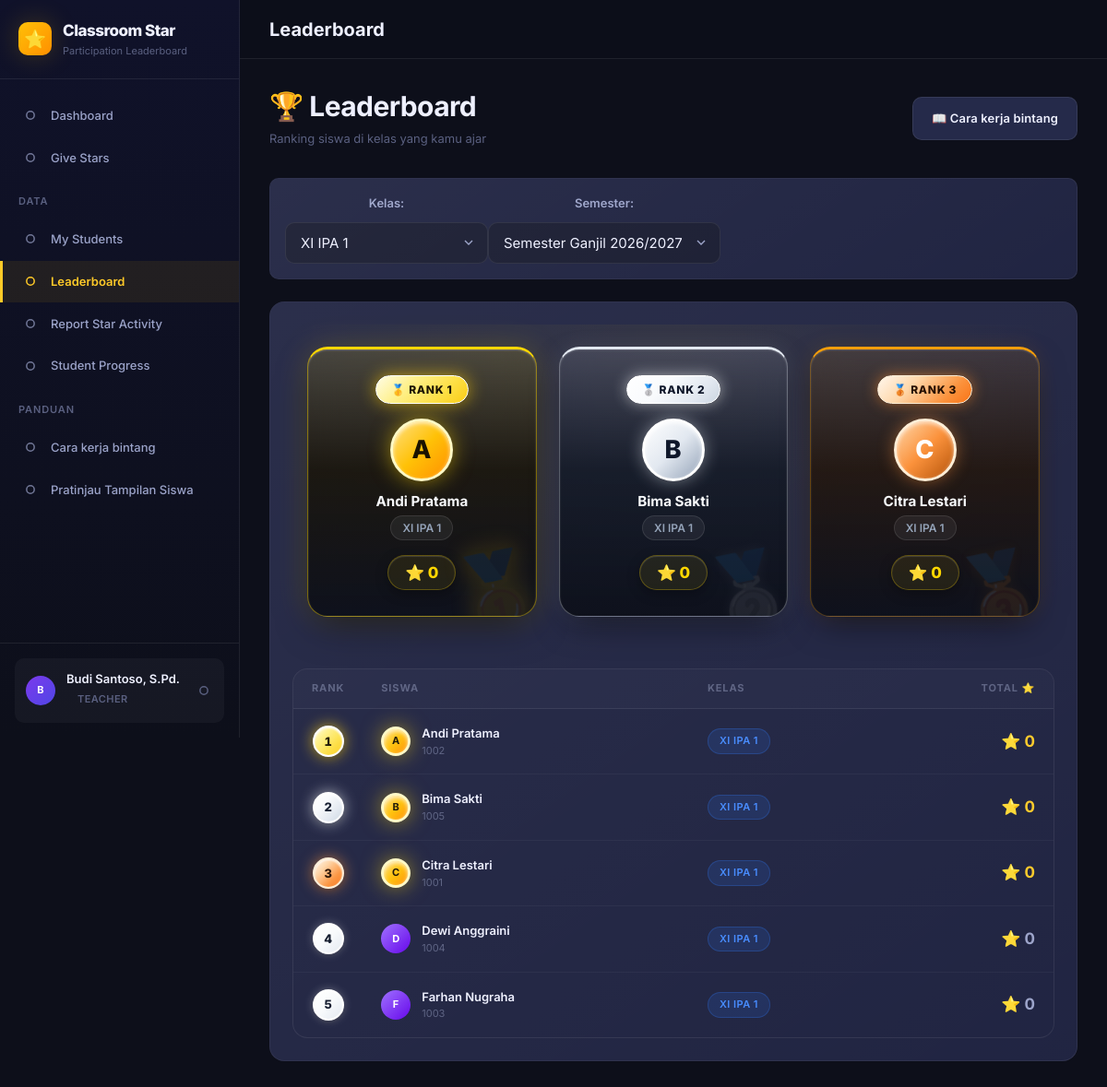
Screenshot of /teacher/leaderboard.php (signed in) with the database file from the repository.
### tables this page shows
CREATE TABLE `students` (
  `id`         INT UNSIGNED AUTO_INCREMENT PRIMARY KEY,
  `user_id`    INT UNSIGNED NULL UNIQUE,         
  `nis`        VARCHAR(30)  NOT NULL UNIQUE,     
  `name`       VARCHAR(150) NOT NULL,
  `class_id`   INT UNSIGNED NOT NULL,
  `is_active`  TINYINT(1) NOT NULL DEFAULT 1,
  `created_at` TIMESTAMP NOT NULL DEFAULT CURRENT_TIMESTAMP,
  `updated_at` TIMESTAMP NOT NULL DEFAULT CURRENT_TIMESTAMP ON UPDATE CURRENT_TIMESTAMP,
  CONSTRAINT `fk_student_user`  FOREIGN KEY (`user_id`)  REFERENCES `users`   (`id`) ON DELETE SET NULL,
  CONSTRAINT `fk_student_class` FOREIGN KEY (`class_id`) REFERENCES `classes` (`id`)
);

CREATE TABLE `classes` (
  `id`            INT UNSIGNED AUTO_INCREMENT PRIMARY KEY,
  `name`          VARCHAR(50)  NOT NULL,         
  `academic_year` VARCHAR(20)  NOT NULL,
  `is_active`     TINYINT(1) NOT NULL DEFAULT 1,
  `created_at`    TIMESTAMP NOT NULL DEFAULT CURRENT_TIMESTAMP,
  `updated_at`    TIMESTAMP NOT NULL DEFAULT CURRENT_TIMESTAMP ON UPDATE CURRENT_TIMESTAMP
);

### app/bootstrap.php (called while the page is built, shortened)
<?php
$appConfig = require APP_ROOT . '/config/app.php';
spl_autoload_register(function (string $class): void {
    $searchDirs = [
        APP_ROOT . '/core/',
        APP_ROOT . '/models/',
        APP_ROOT . '/helpers/',
    ];
    foreach ($searchDirs as $dir) {
        $file = $dir . $class . '.php';
        if (file_exists($file)) {
            return;
        }
    }
});

### app/config/app.php (called while the page is built)
<?php
return [
    'name'          => 'Classroom Star',
    'version'       => '1.0.0',
    'env'           => 'development',
    'timezone'      => 'Asia/Jakarta',
    'session_name'  => 'classroom_star_session',
    'session_lifetime' => 7200,
    'base_url'      => '',
];

### app/core/Auth.php (called while the page is built, shortened)
<?php
class Auth
{
    public static function startSession(): void
    {
        $appConfig = require dirname(__DIR__) . '/config/app.php';
    }
    public static function check(): bool
    {
        return !empty($_SESSION['logged_in']) && !empty($_SESSION['user_id']);
    }
    public static function user(): array|null
    {
        return [
            'id'       => $_SESSION['user_id'],
            'name'     => $_SESSION['user_name'],
            'username' => $_SESSION['username'],
            'role'     => $_SESSION['role'],
        ];
    }
}

### app/config/database.php (called while the page is built)
<?php
return [
    'host'     => 'localhost',
    'port'     => 3306,
    'dbname'   => 'classroom_star',
    'username' => 'root',
    'password' => '',
    'charset'  => 'utf8mb4',
    'options'  => [
        PDO::ATTR_ERRMODE            => PDO::ERRMODE_EXCEPTION,
        PDO::ATTR_DEFAULT_FETCH_MODE => PDO::FETCH_ASSOC,
        PDO::ATTR_EMULATE_PREPARES   => false,
    ],
];

### app/core/Database.php (called while the page is built, shortened)
<?php
class Database
{
    private static ?PDO $instance = null;
    public static function getInstance(): PDO
    {
        if (self::$instance === null) {
            $config = require dirname(__DIR__) . '/config/database.php';
            $dsn = sprintf(
                'mysql:host=%s;port=%d;dbname=%s;charset=%s',
                $config['host'],
                $config['port'],
                $config['dbname'],
                $config['charset']
            );
            try {
                self::$instance = new PDO($dsn, $config['username'], $config['password'], $config['options']);
            } catch (PDOException $e) {
                $appConfig = require dirname(__DIR__) . '/config/app.php';
                if ($appConfig['env'] === 'development') {
                    die(json_encode(['success' => false, 'message' => 'Database connection failed: ' . $e->getMessage()]));
                } else {
                    die(json_encode(['success' => false, 'message' => 'Service unavailable. Please try again later.']));
                }
            }
        }
        return self::$instance;
    }
    public static function query(string $sql, array $params = []): array
    {
        $stmt = self::getInstance()->prepare($sql);
        $stmt->execute($params);
        return $stmt->fetchAll();
    }
    public static function queryOne(string $sql, array $params = []): array|false
    {
        $stmt = self::getInstance()->prepare($sql);
        $stmt->execute($params);
        return $stmt->fetch();
    }
}

### app/models/TeacherModel.php (called while the page is built, shortened)
<?php
class TeacherModel
{
    public static function findByUserId(int $userId): array|false
    {
        return Database::queryOne('SELECT * FROM teachers WHERE user_id = ?', [$userId]);
    }
    public static function getClasses(int $teacherId): array
    {
        return Database::query(
            'SELECT tc.*, c.name AS class_name, c.academic_year, s.name AS semester_name
             FROM teacher_classes tc
             JOIN classes   c ON tc.class_id   = c.id
             JOIN semesters s ON tc.semester_id = s.id
             WHERE tc.teacher_id = ?
             ORDER BY s.academic_year DESC, c.name',
            [$teacherId]
        );
    }
}

### app/models/SemesterModel.php (called while the page is built, shortened)
<?php
class SemesterModel
{
    public static function active(): array|false
    {
        return Database::queryOne('SELECT * FROM semesters WHERE status = "active" LIMIT 1');
    }
    public static function forDropdown(): array
    {
        return Database::query('SELECT id, name, academic_year, status FROM semesters ORDER BY academic_year DESC, id DESC');
    }
}

### public/teacher/leaderboard.php (the view, shortened to what this page needs)
<?php
require_once dirname(__DIR__, 2) . '/app/bootstrap.php';
$teacher   = TeacherModel::findByUserId(Auth::user()['id']);
$myClasses = $teacher ? TeacherModel::getClasses($teacher['id']) : [];
$classIds  = array_unique(array_column($myClasses, 'class_id'));
$filterClassId = (int)($_GET['class_id'] ?? ($classIds[0] ?? 0));
$semester      = SemesterModel::active();
$semesterId    = $semester ? (int)$semester['id'] : 0;
$filterSemId   = (int)($_GET['semester_id'] ?? $semesterId);
$leaderboard = [];
if ($classIds) {
    $whereStudent = ['s.is_active = 1'];
    $studentParams = [];
    if ($filterClassId && in_array($filterClassId, $classIds)) {
        $whereStudent[] = 's.class_id = ?';
        $studentParams[] = $filterClassId;
    } else {
        $placeholders = implode(',', array_fill(0, count($classIds), '?'));
        $whereStudent[] = "s.class_id IN ($placeholders)";
        $studentParams = array_merge($studentParams, $classIds);
    }
    $joinConditions = ['st.student_id = s.id', 'st.type = "award"'];
    $joinParams = [];
    if ($filterSemId) {
        $joinConditions[] = 'st.semester_id = ?';
        $joinParams[] = $filterSemId;
    }
    $joinStr  = implode(' AND ', $joinConditions);
    $whereStr = 'WHERE ' . implode(' AND ', $whereStudent);
    $leaderboard = Database::query(
        "SELECT s.id, s.name, s.nis, c.name AS class_name,
                COALESCE(SUM(st.stars), 0) AS total_stars
         FROM students s
         JOIN classes c ON s.class_id = c.id
         LEFT JOIN star_transactions st ON $joinStr
         $whereStr
         GROUP BY s.id, s.name, s.nis, c.name
         ORDER BY total_stars DESC, s.name ASC",
        array_merge($joinParams, $studentParams)
    );
}
$semesters = SemesterModel::forDropdown();
$classes = $classIds ? Database::query(
    'SELECT id, name, academic_year FROM classes WHERE id IN (' . implode(',', array_fill(0, count($classIds), '?')) . ')',
    $classIds
) : [];
include dirname(__DIR__, 2) . '/app/views/layout/header.php';
?>
<div class="page-header page-header-row">
    <div>
        <h1>🏆 Leaderboard</h1>
        <p>Ranking siswa di kelas yang kamu ajar</p>
    </div>
    <div class="flex gap-3">
        <a href="/teacher/rules.php" class="btn btn-secondary" id="btn-star-rules">
            📖 Cara kerja bintang
        </a>
    </div>
</div>
<div class="card card-sm mb-6">
    <form method="GET" class="flex gap-5 flex-wrap" style="align-items:center;">
        <div class="form-group" style="margin:0; display:flex; align-items:center; gap:10px; min-width:220px;">
            <label class="form-label" style="margin:0; white-space:nowrap; font-weight:600; color:var(--clr-text-secondary); font-size:var(--fs-sm);">Kelas:</label>
            <select class="form-control" name="class_id" onchange="this.form.submit()">
                <?php foreach ($classes as $c): ?>
                <option value="<?= $c['id'] ?>" <?= $filterClassId == $c['id'] ? 'selected' : '' ?>><?= htmlspecialchars($c['name']) ?></option>
                <?php endforeach; ?>
            </select>
        </div>
        <div class="form-group" style="margin:0; display:flex; align-items:center; gap:10px; min-width:220px;">
            <label class="form-label" style="margin:0; white-space:nowrap; font-weight:600; color:var(--clr-text-secondary); font-size:var(--fs-sm);">Semester:</label>
            <select class="form-control" name="semester_id" onchange="this.form.submit()">
                <?php foreach ($semesters as $s): ?>
                <option value="<?= $s['id'] ?>" <?= $filterSemId == $s['id'] ? 'selected' : '' ?>><?= htmlspecialchars($s['name']) ?></option>
                <?php endforeach; ?>
            </select>
        </div>
    </form>
</div>
<div class="card">
    <?php if (empty($leaderboard)): ?>
        <div class="empty-state"><div class="empty-state-icon">🏆</div><div class="empty-state-title">Belum ada data</div></div>
    <?php else: ?>
    <?php $top3 = array_slice($leaderboard, 0, 3); ?>
    <div class="podium-container">
        <?php
        $podiumOrder = [0, 1, 2];
        foreach ($podiumOrder as $idx):
            $s = $top3[$idx];
            $rankNum = $idx + 1;
            $rankClass = ['rank-1st', 'rank-2nd', 'rank-3rd'][$idx];
            $medals = ['🥇', '🥈', '🥉'];
            $rankTitles = ['Rank 1', 'Rank 2', 'Rank 3'];
            $avatarClass = match($idx) {
                0 => 'avatar-gold',
                1 => 'avatar-silver',
                default => 'avatar-bronze',
            };
        ?>
        <div class="podium-card podium-rank-<?= $rankNum ?> animate-fade-in" style="animation-delay: <?= $idx * 0.1 ?>s;">
            <div class="podium-rank-pill"><?= $medals[$idx] ?> <?= $rankTitles[$idx] ?></div>
            <div class="avatar avatar-xl <?= $avatarClass ?>" style="margin:0 auto var(--space-3);">
                <?= strtoupper(substr($s['name'], 0, 1)) ?>
            </div>
            <div class="fw-bold" style="color:var(--clr-text-primary); font-size:var(--fs-md); margin-bottom: 2px;"><?= htmlspecialchars($s['name']) ?></div>
            <div class="text-muted text-xs mb-3"><?= htmlspecialchars($s['class_name']) ?></div>
            <div class="podium-medal <?= $rankClass ?> medal-rank-<?= $rankNum ?>"><?= $medals[$idx] ?></div>
            <div class="text-gold fw-bold" style="font-size:var(--fs-lg);">⭐ <?= number_format($s['total_stars']) ?></div>
        </div>
        <?php endforeach; ?>
    </div>
    <div class="table-wrapper">
        <table class="table">
            <thead><tr><th class="text-center" style="width:60px;">Rank</th><th>Siswa</th><th>Kelas</th><th class="text-right">Total ⭐</th></tr></thead>
            <tbody>
                <?php foreach ($leaderboard as $i => $s): ?>
                <tr>
                    <td class="text-center">
                        <div class="rank-badge <?= match(true) { $i===0=>'rank-badge-1',$i===1=>'rank-badge-2',$i===2=>'rank-badge-3',default=>'rank-badge-n' } ?>" style="margin:auto;"><?= $i+1 ?></div>
                    </td>
                    <td>
                        <div class="student-cell">
                            <div class="avatar avatar-sm <?= $i<3?'avatar-gold':'' ?>"><?= strtoupper(substr($s['name'],0,1)) ?></div>
                            <div><div class="student-cell-name"><?= htmlspecialchars($s['name']) ?></div><div class="student-cell-nis"><?= htmlspecialchars($s['nis']) ?></div></div>
                        </div>
                    </td>
                    <td><span class="badge badge-blue"><?= htmlspecialchars($s['class_name']) ?></span></td>
                    <td class="text-right fw-bold <?= $i<3?'text-gold':'' ?>" style="font-size:var(--fs-md);">⭐ <?= number_format($s['total_stars']) ?></td>
                </tr>
                <?php endforeach; ?>
            </tbody>
        </table>
    </div>
    <?php endif; ?>
</div>
<?php include dirname(__DIR__, 2) . '/app/views/layout/footer.php'; ?>

### rows the page displays
students: name "A", name "Andi Pratama", nis "1002", class.name "XI IPA 1", total_stars "0"
classes: name "XI IPA 1"
students: name "B", name "Bima Sakti", nis "1005", class.name "XI IPA 1", total_stars "0"
students: name "C", name "Citra Lestari", nis "1001", class.name "XI IPA 1", total_stars "0"
students: name "D", name "Dewi Anggraini", nis "1004", class.name "XI IPA 1", total_stars "0"
students: name "F", name "Farhan Nugraha", nis "1003", class.name "XI IPA 1", total_stars "0"

### other values shown
$item['label'] "Dashboard"
$item['label'] "Give Stars"
$item['section'] "DATA"
$item['label'] "My Students"
$item['label'] "Leaderboard"
$item['label'] "Report Star Activity"
$item['label'] "Student Progress"
$item['section'] "PANDUAN"
$item['label'] "Cara kerja bintang"
$item['label'] "Pratinjau Tampilan Siswa"
$initials "B"
$user['name'] "Budi Santoso, S.Pd."
$roleBadge['label'] "TEACHER"
$pageTitle "Leaderboard"
$medals[$idx] "🥇"
